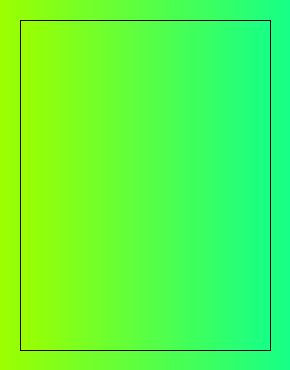
<?xml version="1.0" encoding="UTF-8"?>
<ui version="4.0">
 <class>MainWindow</class>
 <widget class="QMainWindow" name="MainWindow">
  <property name="geometry">
   <rect>
    <x>0</x>
    <y>0</y>
    <width>290</width>
    <height>370</height>
   </rect>
  </property>
  <property name="windowTitle">
   <string>MainWindow</string>
  </property>
  <property name="styleSheet">
   <string notr="true">background-color: qlineargradient(spread:pad, x1:0, y1:0, x2:1, y2:0, stop:0 rgba(156, 255, 0, 255), stop:1 rgba(22, 255, 135, 255));</string>
  </property>
  <widget class="QWidget" name="centralwidget">
   <property name="enabled">
    <bool>true</bool>
   </property>
   <property name="minimumSize">
    <size>
     <width>290</width>
     <height>370</height>
    </size>
   </property>
   <property name="maximumSize">
    <size>
     <width>290</width>
     <height>370</height>
    </size>
   </property>
   <widget class="QListView" name="listView">
    <property name="geometry">
     <rect>
      <x>20</x>
      <y>20</y>
      <width>251</width>
      <height>331</height>
     </rect>
    </property>
   </widget>
  </widget>
 </widget>
 <resources/>
 <connections/>
</ui>
